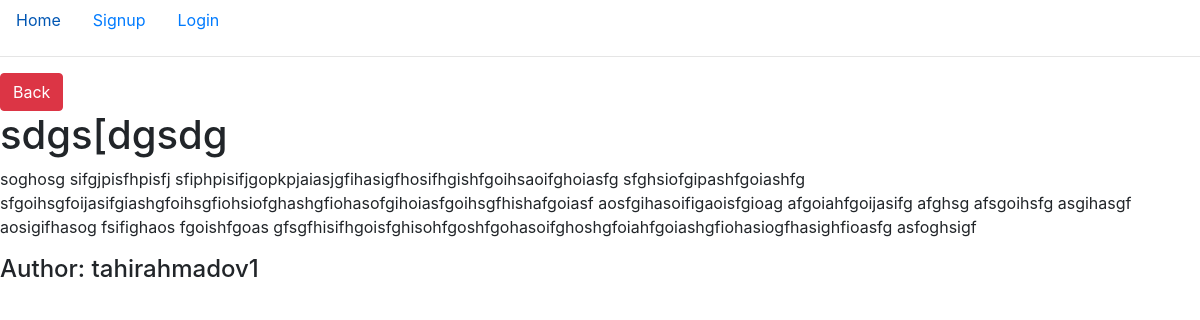
Screenshot of /post/7/ with the database file from the repository.
### post/models.py (models this page shows)
class Post(models.Model):
    user = models.ForeignKey(get_user_model(), on_delete=models.CASCADE)
    category = models.ForeignKey(Category, default=1, on_delete=models.CASCADE)
    post_title = models.TextField(max_length=100)
    post_body = models.TextField()
    price = models.IntegerField()
    date = models.DateField(auto_now=True)
    class Meta:
        ordering = ['-pk']

### post/views.py (the view)
# urls.py: path('post/<int:id>/',views.clickOnPost,name='clickPost'),
def clickOnPost(request, id):
    selected_post = Post.objects.get(id=id)
    return render(request, "posts/postDetail.html", {'post': selected_post})

### templates/posts/postDetail.html
{% extends 'base.html' %}
{% block content %}
    <a class="btn btn-danger" href={% url 'post' %}>Back</a>
    <h1>{{ post.post_title }}</h1>
    <p>{{ post.post_body }}</p>
    <h4>Author: {{ post.user }}</h4>
{% endblock %}

### rows the page displays
Post: post_title "sdgs[dgsdg", post_body "soghosg sifgjpisfhpisfj sfiphpisifjgopkpjaiasjgfihasigfhosifhgishfgoihsaoifghoiasfg sfghsiofgipashfgoiashfg sfgoihsgfoijasifgiashgfoihsgfiohsiofghashgfiohasofgihoiasfgoihsgfhishafgoiasf aosfgihasoifigaoisfgioag afgoiahfgoijasifg afghsg afsgoihsfg asgihasgf aosigifhasog fsifighaos fgoishfgoas gfsgfhisifhgoisfghisohfgoshfgohasoifghoshgfoiahfgoiashgfiohasiogfhasighfioasfg asfoghsigf", user "tahirahmadov1"
